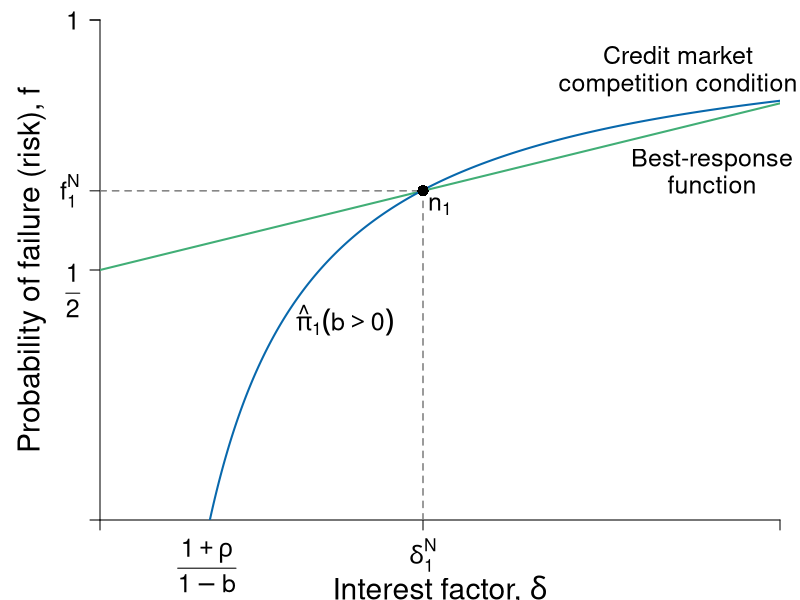

Here is the R script that generated this plot:
#' Graph Designer: Scott Cohn
#' Authors: Bowles and Halliday
#' Title: Coordination, Conflict and Competition: A Text in Microeconomics

library(shape)
pdf(file = "credit/credit_profit_brf_initial.pdf", width = 8, height = 6)

#Set parameters for graphics
pointsize <- 1.8
axislabelsize <- 1.8
labelsize <- 1.5
namesize <- 1.8
annotatesize <- 1.5
graphlinewidth <- 2
segmentlinewidth <- 1.5

COL <- c("#7fc97f", "#beaed4", "#fdc086", "#ffff99", "#386cb0", "#f0027f", "#bf5b17", "#666666")
COLA <- c("#e0f3db", "#99d8c9","#66c2a4","#41ae76", "#238b45", "#005824")
COLB <- c("#c6dbef", "#4eb3d3", "#2b8cbe", "#0868ac","#084081")
COLC <- c("#fcfbfd", "#efedf5", "#dadaeb", "#bcbddc", "#9e9ac8", "#807dba", "#6a51a3", "#54278f", "#3f007d")
grays <- gray.colors(25, start = 1, end = 0, alpha = 1)

#Edited the margins to cater for the larger LHS labels
par(mar =  c(4, 5, 1, 1))

brfFn <- function(delta, q = 15, k = 0) {
  .5 + (delta / (2 * q)) * (1 - k)
}


PCFn <- function(delta, q = 1) {
  delta/q
}

isoprofitFn <- function(delta, rho = 0.05, b = 0.5) {
  1 - ((1 + rho)/(1 - b))*(1/delta)
}

yFn <- function(d1, f1, q = 1){
  q*f1*(1 - f1) - d1*(1 - f1)
}

ylow <- function(delta, q = 1, ybar = 0.0625){
  (-sqrt(delta^2 - 2*delta*q + q^2 - 4*q*ybar) + delta + q)/(2*q)
}

yhigh <- function(delta, q = 1, ybar = 0.0625){
  (sqrt(delta^2 - 2*delta*q + q^2 - 4*q*ybar) + delta + q)/(2*q)
}

xlims <- c(0, 10)
ylims <- c(0, 1)

npts <- 501 
d1 <- seq(xlims[1], xlims[2], length.out = npts)
f1 <- seq(ylims[1], ylims[2], length.out = npts) 
deltalevel <- c(2.5, 4.75)

plot(0, 0, xlim = xlims, ylim = ylims, type = "n",
     xlab = expression(paste("")),
     ylab = expression(paste("")), 
     xaxt = "n", 
     yaxt = "n", 
     cex.lab = axislabelsize, 
     bty = "n",
     xaxs = "i", 
     yaxs = "i"
)


# ticksy <- c(ylims[1], 0.5, ylims[2] - 0.1)
# ylabels <- c(NA, expression(paste(f == frac(1,2))), 1)
ticksy <- c(ylims[1], 0.5,  brfFn(deltalevel[2], k = 0), 1, ylims[2])
ylabels <- c(NA, NA,  expression(paste(f[1]^N)), 1, NA)
#ticksx <- c(xlims[1], (1 + 0.1)/(1 - 0), (1 + 0.1)/(1 - 0.5), xlims[2])
ticksx <- c(xlims[1], deltalevel[2], xlims[2])
xlabels <- c(NA, NA, NA)

text((1 + 0.1)/(1 - 0.3), - 0.09, expression(paste(frac(1 + rho, 1 - b))), xpd = TRUE, cex = labelsize) 

#text((1 + 0.1)/(1 - 0.5), - 0.09, expression(paste(frac(1 + rho, 1 - b))), xpd = TRUE, cex = labelsize) 
text(-0.4, 0.46, expression(paste(frac(1,2))), xpd = TRUE, cex = labelsize) 

text(c(deltalevel[2]), -.07, c(expression(paste(delta[1]^N))), xpd = TRUE, cex = labelsize)  

npts <- 503 
xx1 <- seq(xlims[1], xlims[2], length.out = npts)


# Polygon
# COLD <- c("#deebf7", "#9ecae1")
# xpoly <- seq(from = (1 + 0.1)/(1 - 0), to = xlims[2], length.out = 500)
# ypoly <- isoprofitFn(xpoly, b = 0)
# polygon(x = xpoly, y = ypoly, col = COLD[1], density = NULL, border = NA)
# 
# xpoly1 <- c((1 + 0.1)/(1 - 0), xlims[2], xlims[2])
# ypoly1 <- c(0, 0, isoprofitFn(xlims[2], b = 0))
# polygon(x = xpoly1, y = ypoly1, col = COLD[1], density = NULL, border = NA)
# 
# xpoly2 <- seq(from = (1 + 0.1)/(1 - 0.5), to = xlims[2], length.out = 500)
# ypoly2 <- isoprofitFn(xpoly2, b = 0.5)
# polygon(x = xpoly2, y = ypoly2, col = COLD[2], density = NULL, border = NA)
# 
# xpoly3 <- c((1 + 0.1)/(1 - 0.5), xlims[2], xlims[2])
# ypoly3 <- c(0, 0, isoprofitFn(xlims[2], b = 0.5))
# polygon(x = xpoly3, y = ypoly3, col = COLD[2], density = NULL, border = NA)

#segments(0.25, 0, xlims[2], isoprofitFn(xlims[2], b = 0.5), col = COLD[2])

axis(1, at = ticksx, pos = 0, labels = xlabels, cex.axis = labelsize)
axis(2, at = ticksy, pos = 0, labels = ylabels, las = 1, cex.axis = labelsize)



#Draw the graphs
# lines(xx1, brfFn(xx1, k = 0.28), col = COLA[4], lwd = graphlinewidth)
lines(xx1, brfFn(xx1, k = 0), col = COLA[4], lwd = graphlinewidth)
# lines(xx1, brfFn(xx1, k = 0.75), col = COLA[4], lwd = graphlinewidth)
lines(xx1, isoprofitFn(xx1, b = 0.35), col = COLB[4], lwd = graphlinewidth)
#lines(xx1, isoprofitFn(xx1, b = 0), col = COLB[4], lwd = graphlinewidth)
#lines(xx1, isoprofitFn(xx1, pi = 0.5), col = COLB[4], lwd = graphlinewidth)


#Axis labels
#mtext(expression(paste("Interest factor, ", delta)), side = 1, line = 3.3, cex = axislabelsize)
text(0.5*(xlims[2]), - 0.14 , expression(paste("Interest factor, ", delta)), xpd = TRUE, cex = axislabelsize) 
text(-1, 0.5*(ylims[2]), expression(paste("Probability of failure (risk), ", f)), xpd = TRUE, cex = axislabelsize, srt = 90) 

#segments(0.39, -1, 0.39, brfFn(0.39, k = 0.75), lty = 2, col = grays[20] , lwd = segmentlinewidth)
#segments(0, brfFn(deltalevel[1], k = 0), deltalevel[1], brfFn(deltalevel[1], k = 0), lty = 2, col = grays[20] , lwd = segmentlinewidth)
#segments(deltalevel[1], 0, deltalevel[1], brfFn(deltalevel[1], k = 0), lty = 2, col = grays[20] , lwd = segmentlinewidth)
segments(deltalevel[2], 0, deltalevel[2], brfFn(deltalevel[2], k = 0), lty = 2, col = grays[20] , lwd = segmentlinewidth)
segments(0, brfFn(deltalevel[2], k = 0), deltalevel[2], brfFn(deltalevel[2], k = 0), lty = 2, col = grays[20] , lwd = segmentlinewidth)

# points(deltalevel[1], brfFn(deltalevel[1], k = 0), pch = 16, col = "black", cex = 1.5)
# text(deltalevel[1]+0.25, brfFn(deltalevel[1], k = 0) - 0.03, expression(paste(n[0])), cex = labelsize)

points(deltalevel[2], brfFn(deltalevel[2], k = 0), pch = 16, col = "black", cex = 1.5)
text(deltalevel[2] +0.25, brfFn(deltalevel[2], k = 0) - 0.03, expression(paste(n[1])), cex = labelsize)

#text(0.39 + 0.025, brfFn(0.39, k = 0.75) - 0.03, expression(paste(b)), cex = labelsize)

#segments(1, -1, 1, brfFn(delta = 1, k = 0.5), lty = 2, col = grays[20] , lwd = segmentlinewidth)
#points(1, brfFn(1, k = 0.5), pch = 16, col = "black", cex = 1.5)
# text(1, brfFn(1, k = 0.5) + 0.04, expression(paste(n)), cex = labelsize)

#segments(.59, -1, 0.59, brfFn(delta = 0.59, k = 0.75), lty = 2, col = grays[20] , lwd = segmentlinewidth)
#points(0.59, brfFn(0.59, k = 0.75), pch = 16, col = "black", cex = 1.5)
#text(0.59 + 0.025, brfFn(0.59, k = 0.75) - 0.03, expression(paste(a)), cex = labelsize)

#segments(.7, -1, 0.7, brfFn(delta = 0.7, k = 0.28), lty = 2, col = grays[20] , lwd = segmentlinewidth)
#points(0.7, brfFn(0.7, k = 0.28), pch = 16, col = "black", cex = 1.5)

# ZPC
# text(1.35, 0.925, expression(paste(hat(pi)[0]^{t==0} == 1 + rho[0])), cex = labelsize, xpd = TRUE)
# text(1.35, 0.75, expression(paste(hat(pi)[0]^{t==1} == 1 + rho[1])), cex = labelsize, xpd = TRUE)

#text(0.95, 0.4, expression(paste(hat(pi)[0]({b==0}) )), cex = labelsize, xpd = TRUE)
text(3.6, 0.4, expression(paste(hat(pi)[1]({b>0}) )), cex = labelsize, xpd = TRUE)


# text(1.1, 1.08, expression(paste("BRF of previously excluded")), cex = labelsize, xpd = TRUE)
# text(1.1, 1.02, expression(paste("now marginal borrower")), cex = labelsize, xpd = TRUE)
# Arrows(1.1, 0.98, 1.1, 0.92, col = "black", lty = 1, lwd = 2, arr.type = "triangle", arr.lwd = 0.5)
# 
# text(1.1, 0.5, expression(paste("BRF of")), cex = labelsize)
# text(1.1, 0.44, expression(paste("wealthy borrower")), cex = labelsize)
# Arrows(1.1, 0.53, 1.1, 0.6, col = "black", lty = 1, lwd = 2, arr.type = "triangle", arr.lwd = 0.5)
# 
# 
# text(0.6, 0.91, expression(paste("BRF of previously")), cex = labelsize)
# text(0.6, 0.85, expression(paste("marginal borrower")), cex = labelsize)
# Arrows(0.6, 0.82, 0.6, 0.68, col = "black", lty = 1, lwd = 2, arr.type = "triangle", arr.lwd = 0.5)

#text(0.49, 0.15, expression(paste("Policy")), cex = labelsize)
#text(0.49, 0.09, expression(paste("Change")), cex = labelsize)

# text(4.7, 0.7, expression(paste("Barriers")), cex = labelsize)
# text(4.7, 0.65, expression(paste("decrease")), cex = labelsize)
# text(4.6, 0.7, expression(paste("Barriers")), cex = labelsize)
# text(4.6, 0.65, expression(paste("increase")), cex = labelsize)

#Arrows(5.5, 0.62, 3.2, 0.62, col = "black", code = 1, lty = 1, lwd = 2, arr.type = "triangle", arr.lwd = 0.5)


#Labels for lenders entering and leaving
# text(2, 0.91, expression(paste("Lenders")), cex = labelsize)
# text(2, 0.85, expression(paste("leaving")), cex = labelsize)
# 
# text(8, 0.36, expression(paste("Lenders")), cex = labelsize)
# text(8, 0.3, expression(paste("entering")), cex = labelsize)

text(9, 0.72, expression(paste("Best-response")), cex = labelsize, xpd = TRUE)
text(9, 0.67, expression(paste("function")), cex = labelsize, xpd = TRUE)
#text(9, 0.5, expression(paste(f == frac(1, 2) + frac(delta, 2*q))), cex = labelsize)


text(8.5, 0.93, expression(paste("Credit market") ), cex = labelsize, xpd = TRUE)
text(8.5, 0.87, expression(paste("competition condition") ), cex = labelsize, xpd = TRUE)


dev.off()
